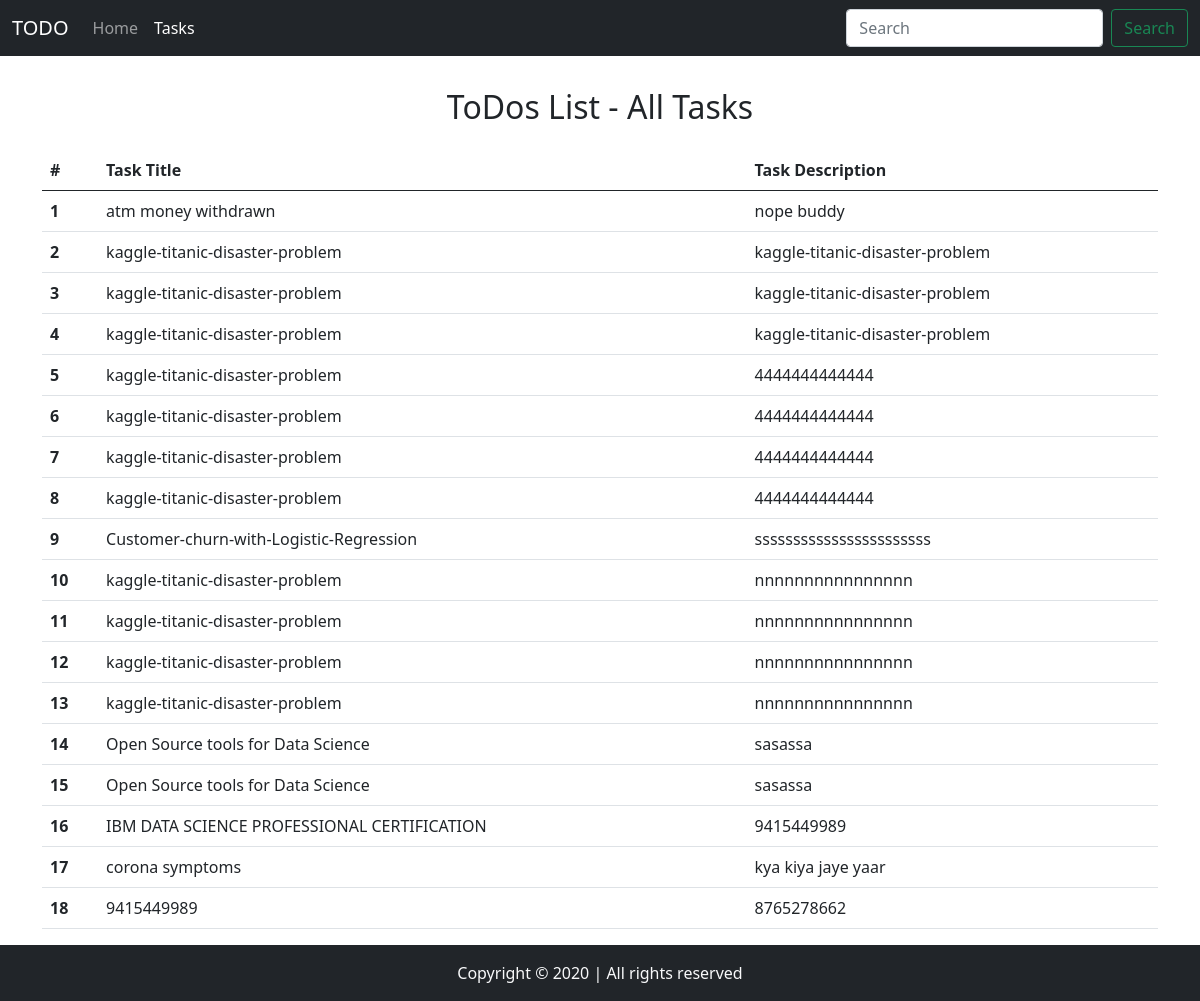
The page /tasks on the database its author committed.
### home/models.py (models this page shows)
class Tasks(models.Model):
    taskTitle = models.CharField(max_length=45)
    taskDesc = models.TextField()
    time = models.DateTimeField(auto_now_add=True)
    def __str__(self):
        return self.taskTitle

### home/views.py (the view)
# urls.py: path('tasks', views.tasks, name='tasks'),
def tasks(request):
    allTasks = Tasks.objects.all()
    context = {'tasks': allTasks}
    print(allTasks)
    return render(request, 'tasks.html', context)

### templates/tasks.html (shortened to what this page needs)
<!DOCTYPE html>
<html lang="en">
<head>
    <link href="https://cdn.jsdelivr.net/npm/bootstrap@5.0.0-beta3/dist/css/bootstrap.min.css" rel="stylesheet"
>
</head>
<body>
<nav class="navbar navbar-expand-lg navbar-dark bg-dark">
    <div class="container-fluid">
        <a class="navbar-brand" href="/">TODO</a>
        <div class="collapse navbar-collapse" id="navbarSupportedContent">
            <ul class="navbar-nav me-auto mb-2 mb-lg-0">
                <li class="nav-item">
                    <a class="nav-link" aria-current="page" href="/">Home</a>
                </li>
                <li class="nav-item active" >
                    <a class="nav-link active" aria-current="page" href="/tasks">Tasks</a>
                </li>
            </ul>
            <form class="d-flex">
                <input class="form-control me-2" type="search" placeholder="Search" aria-label="Search">
                <button class="btn btn-outline-success" type="submit">Search</button>
            </form>
        </div>
    </div>
</nav>
<div class="container my-3">
    <h2 class="text-center py-3">ToDos List - All Tasks </h2>
<table class="table">
  <thead>
    <tr>
      <th scope="col">#</th>
      <th scope="col">Task Title</th>
      <th scope="col">Task Description</th>
    </tr>
  </thead>
  <tbody>
  {% for task in tasks %}
    <tr>
      <th scope="row">{{forloop.counter}}</th>
      <td>{{task.taskTitle}}</td>
      <td>{{task.taskDesc}}</td>
    </tr>
{% endfor %}
  </tbody>
</table>
</div>
<footer>
    <p class="text-center bg-dark text-light my-0 py-3">Copyright &copy; 2020 | All rights reserved</p>
</footer>
</body>
</html>

### rows shown on the page
Tasks: taskTitle "atm money withdrawn", taskDesc "nope buddy"
Tasks: taskTitle "kaggle-titanic-disaster-problem", taskDesc "kaggle-titanic-disaster-problem"
Tasks: taskTitle "kaggle-titanic-disaster-problem", taskDesc "kaggle-titanic-disaster-problem"
Tasks: taskTitle "kaggle-titanic-disaster-problem", taskDesc "kaggle-titanic-disaster-problem"
Tasks: taskTitle "kaggle-titanic-disaster-problem", taskDesc "4444444444444"
Tasks: taskTitle "kaggle-titanic-disaster-problem", taskDesc "4444444444444"
Tasks: taskTitle "kaggle-titanic-disaster-problem", taskDesc "4444444444444"
Tasks: taskTitle "kaggle-titanic-disaster-problem", taskDesc "4444444444444"
Tasks: taskTitle "Customer-churn-with-Logistic-Regression", taskDesc "sssssssssssssssssssssss"
Tasks: taskTitle "kaggle-titanic-disaster-problem", taskDesc "nnnnnnnnnnnnnnnn"
Tasks: taskTitle "kaggle-titanic-disaster-problem", taskDesc "nnnnnnnnnnnnnnnn"
Tasks: taskTitle "kaggle-titanic-disaster-problem", taskDesc "nnnnnnnnnnnnnnnn"
Tasks: taskTitle "kaggle-titanic-disaster-problem", taskDesc "nnnnnnnnnnnnnnnn"
Tasks: taskTitle "Open Source tools for Data Science", taskDesc "sasassa"
Tasks: taskTitle "Open Source tools for Data Science", taskDesc "sasassa"
Tasks: taskTitle "IBM DATA SCIENCE PROFESSIONAL CERTIFICATION", taskDesc "9415449989"
Tasks: taskTitle "corona symptoms", taskDesc "kya kiya jaye yaar"
Tasks: taskTitle "9415449989", taskDesc "8765278662"
